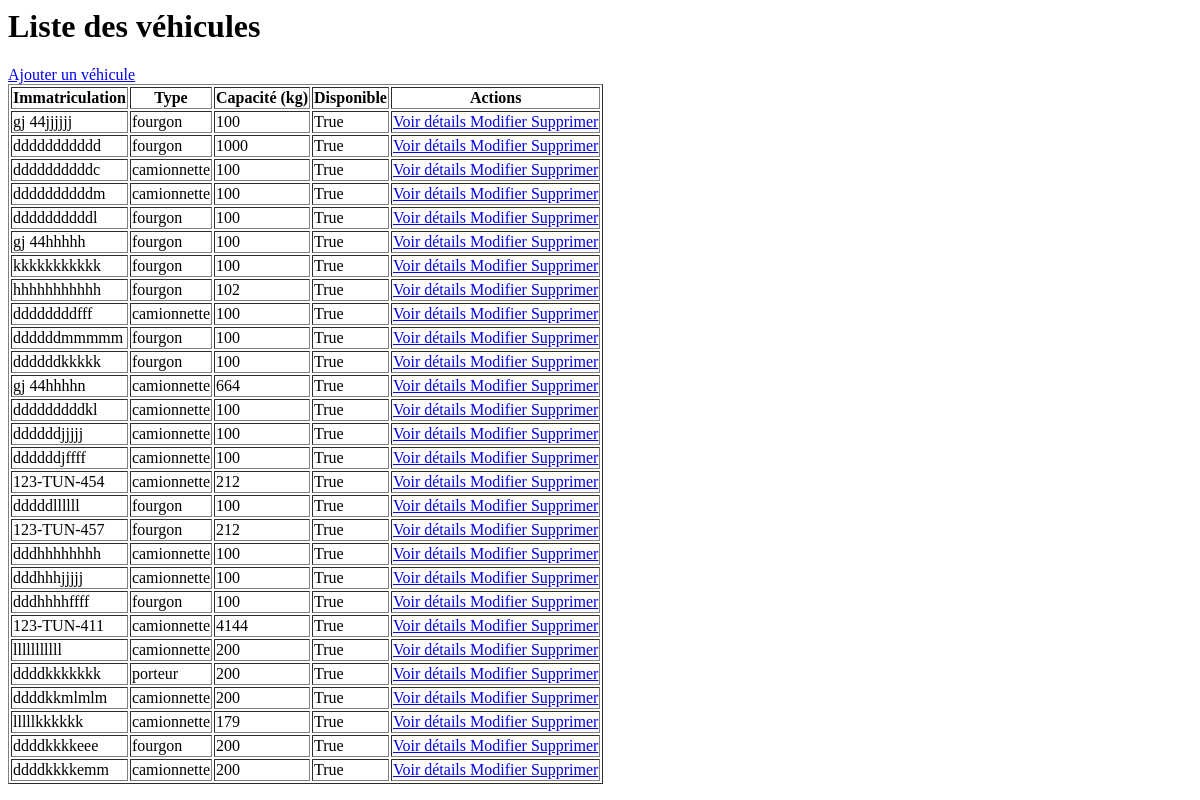
Page /vehicules/list/ on the earlier database version.
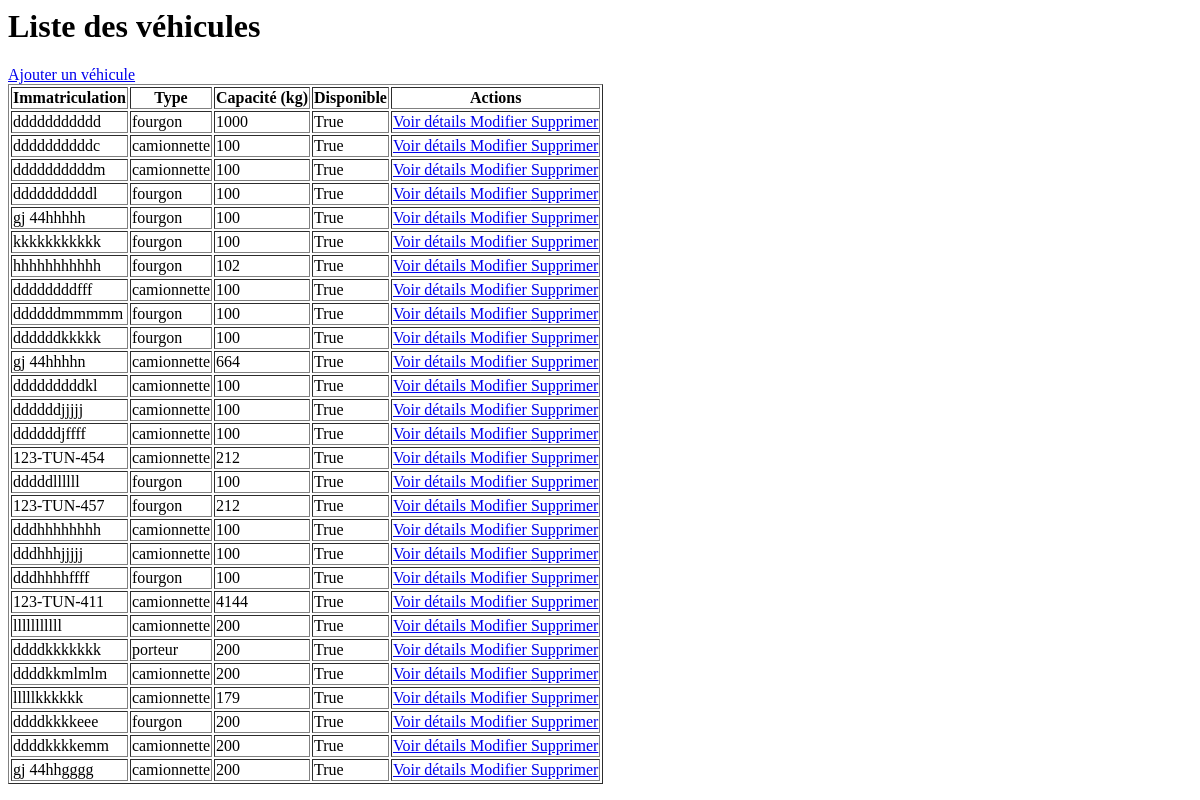
Same page on the later database version.
### vehicule_App/models.py (models this page shows, shortened)
class Vehicule(models.Model):
    immatriculation = models.CharField(
        max_length=11,
        unique=True
    )
    type_vehicule = models.CharField(
        max_length=20,
        choices=[
            ('camionnette', 'Camionnette'),
            ('fourgon', 'Fourgon'),
            ('camion porteur', 'Camion porteur'),
            ('porteur', 'Porteur')
        ]
    )
    capacite_kg = models.PositiveIntegerField(validators=[MinValueValidator(100,"capacité doit être supérieure à 100 kg")])
    disponible = models.BooleanField(default=True)
    created_at = models.DateTimeField(auto_now_add=True)
    updated_at = models.DateTimeField(auto_now=True)
    proprietaire = models.ForeignKey(
    Entreprise,
    on_delete=models.CASCADE,
    related_name='vehicules'
)

### vehicule_App/views.py (the view)
# urls.py: path('list/', listVehicules, name='list'),
def listVehicules(request):
    liste = Vehicule.objects.all()
    return render(request, 'vehicule/list.html', {'liste': liste})

### templates/vehicule/list.html
<h1>Liste des véhicules</h1>
<a href="{% url 'vehicule:vehicule_create_class' %}">
    Ajouter un véhicule
</a>
<table border="1">
    <tr>
        <th>Immatriculation</th>
        <th>Type</th>
        <th>Capacité (kg)</th>
        <th>Disponible</th>
        <th>Actions</th>
    </tr>
    {% for veh in liste %}
    <tr>
        <td>{{ veh.immatriculation }}</td>
        <td>{{ veh.type_vehicule }}</td>
        <td>{{ veh.capacite_kg }}</td>
        <td>{{ veh.disponible }}</td>
        <td>
            <a href="{% url 'vehicule:vehicule_details_class' veh.pk %}">
                Voir détails
            </a>
            <a href="{% url 'vehicule:vehicule_update_class' veh.pk %}">
                Modifier
            </a>
            <a href="{% url 'vehicule:vehicule_delete_class' veh.pk %}">
                Supprimer
            </a>
        </td>
    </tr>
    {% empty %}
    <tr>
        <td colspan="5">Aucun véhicule disponible.</td>
    </tr>
    {% endfor %}
</table>

Differences in the rows shown:
removed Vehicule: immatriculation "gj 44jjjjjj", type_vehicule "fourgon", capacite_kg "100", disponible "True"
added Vehicule: immatriculation "gj 44hhgggg", type_vehicule "camionnette", capacite_kg "200", disponible "True"
